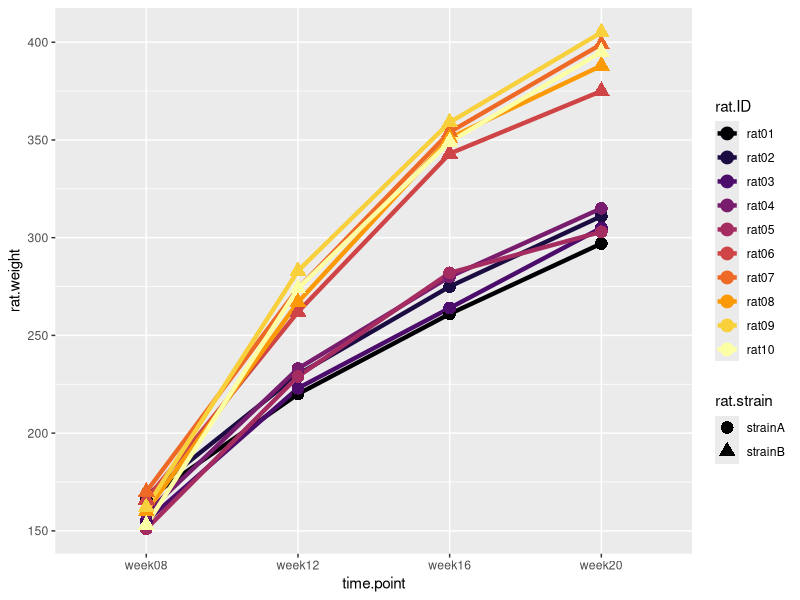

The R source for this figure:
## ---- chunk 1
knitr::opts_chunk$set(echo = TRUE)

# title: Factorial Repeated Measures ANOVA
# author: jonathan
# revised: 10/4/2020 

WEB <- c("https://bioceed.uib.no/dropfolder/bioSTATS/Rmd/Basic/ANOVA/factorial-repeated.html")
GIT <- c("https://github.com/jonathansoule/biostats/blob/master/Basic/ANOVA/factorial-repeated.Rmd")
library(nlme)
library(ggplot2)

## ---- chunk 2

# response variable
rat.weight <- c(166,168,155,159,151,166,170,160,162,153,220,230,223,233,229,262,274,267,283,274,261,275,264,280,282,343,354,351,359,349,297,311,305,315,303,375,399,388,405,395)

# predictor variables
rat.strain <- as.factor(rep(c(rep("strainA",5),rep("strainB",5)),4))
time.point <- as.factor(c(rep("week08",10), rep("week12",10), rep("week16",10), rep("week20",10)))

# individual ID
rat.ID <- as.factor(rep(c("rat01","rat02","rat03","rat04","rat05","rat06","rat07","rat08","rat09","rat10"),4))

#dataframe
my.dataframe <- data.frame(rat.ID,rat.strain,time.point,rat.weight)
## ---- chunk 3
ggplot(my.dataframe, aes(x = time.point, y = rat.weight, group = rat.ID, shape = rat.strain, color = rat.ID)) +
  geom_line(size = 1.5) +
  geom_point(size = 4) +
  scale_color_viridis_d(option = "inferno")
## ---- chunk 4
results.lme <- lme(rat.weight ~ time.point * rat.strain, random=~1|rat.ID, data=my.dataframe)
anova(results.lme)
